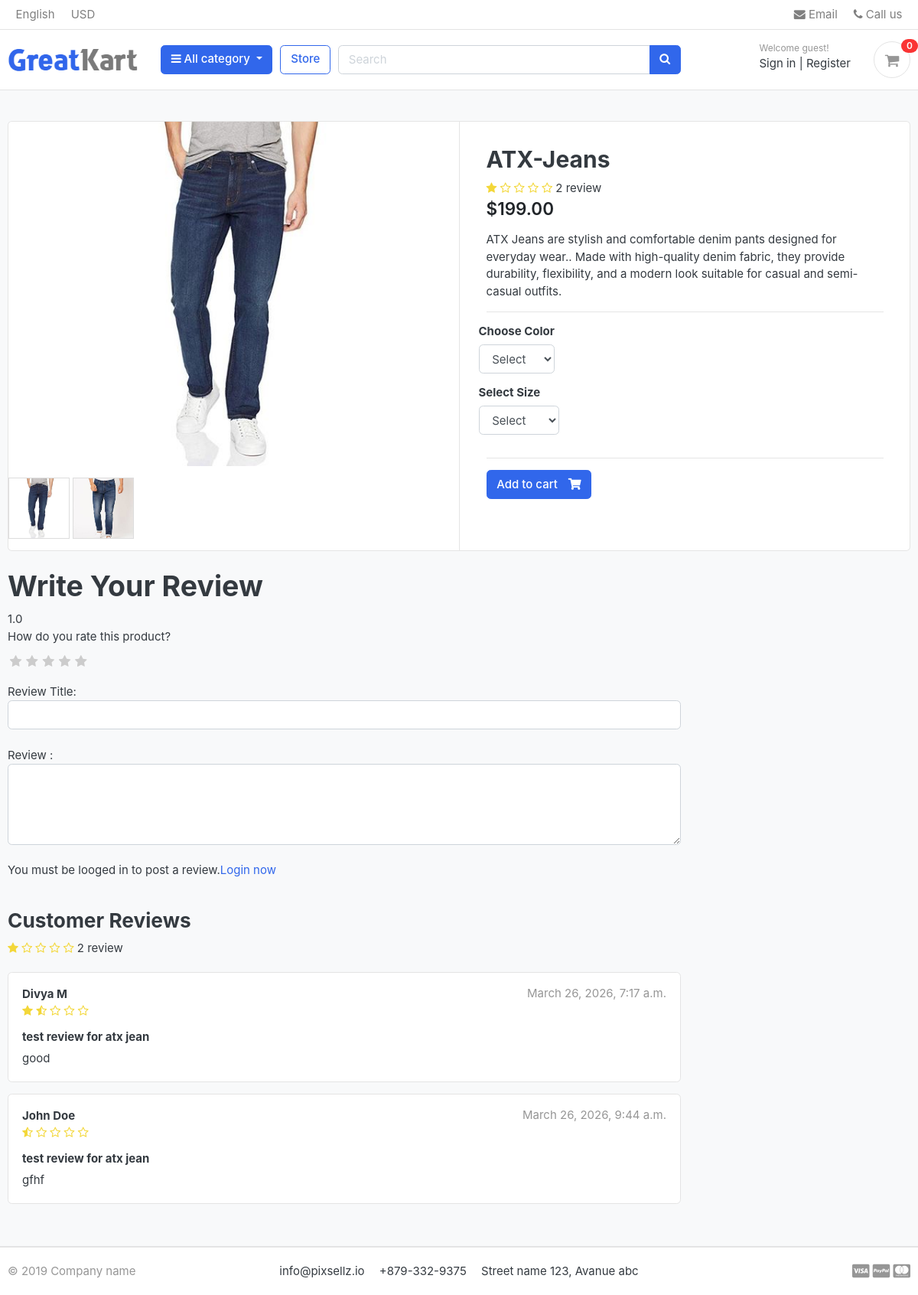
/store/category/jeans/atx-jeans/, run on the app's committed database.
### store/models.py (models this page shows, shortened)
class Product(models.Model):
    product_name = models.CharField(max_length=200,unique=True)
    slug = models.SlugField(max_length=200,unique=True)
    description= models.TextField(max_length=500,blank=True)
    price = models.IntegerField()
    images = models.ImageField(upload_to='photos/products')
    stock = models.IntegerField()
    is_available = models.BooleanField(default=True)
    category = models.ForeignKey('category.Category',on_delete=models.CASCADE)
    created_date = models.DateTimeField(auto_now_add=True)
    modified_date = models.DateTimeField(auto_now=True)
    def averageReview(self):
        reviews = ReviewRating.objects.filter(product = self, status = True).aggregate(average =Avg('rating'))
        avg=0
        if reviews['average'] is not None:
            avg =float(reviews['average'])
        return avg
    def countReview(self):
        reviews = ReviewRating.objects.filter(product = self, status = True).aggregate(count =Count('id'))
        count =0
        if reviews['count'] is not None:
            count =int(reviews['count'])
        return count

class ProductGallery(models.Model):
    product = models.ForeignKey(Product, default=None, on_delete=models.CASCADE)
    image = models.ImageField(upload_to='store/products', max_length=255)
    class Meta:
        verbose_name ='productgallery'
        verbose_name_plural ='product gallery'

class ReviewRating(models.Model):
    product = models.ForeignKey(Product,on_delete=models.CASCADE)
    user =models.ForeignKey(Account,on_delete=models.CASCADE)
    subject = models.CharField(max_length=100,blank=True)
    review = models.TextField(max_length=500,blank=True)
    rating =models.FloatField()
    ip = models.CharField(max_length=20,blank=True)
    status = models.BooleanField(default=True)
    created_at =models.DateTimeField(auto_now_add=True)
    updated_at = models.DateTimeField(auto_now=True)

### accounts/models.py (models this page shows, shortened)
class Account(AbstractUser):
    first_name = models.CharField(max_length=50)
    last_name = models.CharField(max_length=50)
    username = models.CharField(max_length=50,unique=True)
    email = models.CharField(max_length=100,unique=True )
    phone_number = models.CharField(max_length=50)
    date_joined = models.DateTimeField(auto_now_add=True)
    last_login = models.DateTimeField(auto_now_add=True)
    is_admin = models.BooleanField(default = False)
    is_staff = models.BooleanField(default = False)
    is_active = models.BooleanField(default = True)
    is_superadmin = models.BooleanField(default = False)
    USERNAME_FIELD = 'email'
    REQUIRED_FIELDS = ['username','first_name','last_name']
    objects = MyAccountManager()
    def full_name(self):
        return f'{self.first_name} {self.last_name}'
    class Meta:
        verbose_name = 'Account'
        verbose_name_plural = 'Accounts'

### store/views.py (the view)
# urls.py: path('category/<slug:category_slug>/<slug:product_slug>/',views.product_detail, name='product_detail'),
def product_detail(request,category_slug, product_slug):
    try:
        single_product = Product.objects.get(category__slug=category_slug, slug=product_slug)
        in_cart = CartItem.objects.filter(cart__cart_id=_cart_id(request), product=single_product).exists()
    except Exception as e:
        raise e
    if request.user.is_authenticated:
        orderproduct = OrderProduct.objects.filter(
            user=request.user,
            product_id=single_product.id
        ).exists()
    else:
        orderproduct = False
    reviews = ReviewRating.objects.filter(product_id = single_product.id,status =True)
    product_gallery =ProductGallery.objects.filter(product_id = single_product.id)
    context = {
        'single_product': single_product,
        'in_cart': in_cart,
        "orderproduct":orderproduct,
        'reviews':reviews,
        'product_gallery':product_gallery,
    }
    return render(request,'store/product_detail.html', context)

### carts/context_processors.py (called while the page is built)
def counter(request):
    cart_count = 0
    if 'admin' in request.path:
        return {}
    else:
        try:
            cart = Cart.objects.filter(cart_id=_cart_id(request))
            if request.user.is_authenticated:
                cart_items=CartItem.objects.all().filter(user= request.user)
            else:
                cart_items = CartItem.objects.all().filter(cart = cart[:1]) # get the cart items using the cart
            for cart_item in cart_items:
                cart_count += cart_item.quantity
        except Cart.DoesNotExist:
            cart_count = 0
    return dict(cart_count=cart_count)

### carts/views.py (called while the page is built)
def _cart_id(request):
    cart = request.session.session_key
    if not cart:
        cart = request.session.create()
    return cart

### category/context_processors.py (called while the page is built)
def menu_links(request):
    links = Category.objects.all()
    return dict(links =links)

### category/models.py (called while the page is built)
    def get_url(self):
            return reverse('products_by_category',args=[self.slug])

### store/models.py (called while the page is built)
    def colors(self):
        return super(VariationManager,self).filter(variation_category='color', is_active=True)

    def sizes(self):
        return super(VariationManager,self).filter(variation_category='size', is_active=True)

### templates/store/product_detail.html (shortened to what this page needs)
{% extends 'base.html' %}
{% load static %}
{% block content %}
   <section class="section-content padding-y bg">
<div class="container">
<div class="card">
	<div class="row no-gutters">
		<aside class="col-md-6">
<article class="gallery-wrap">
	<div class="img-big-wrap ">
	 <center> <img id="mainImage" src="{{ single_product.images.url }}" class="img-fluid"></center>
	</div>
</article>
<ul class="thumb">
	{% for i in product_gallery %}
<li>
	<a href="{{ single_product.images.url }}" ><img src="{{ single_product.images.url }}" alt="Product Image"></a>
	<a href="{{i.image.url}}" ><img src="{{i.image.url}}" alt="Product Image"></a>
</li>
{% endfor %}
</ul>
		</aside>
		<main class="col-md-6 border-left">
			<form action ="{% url 'add_cart' single_product.id %}" method="POST">
<article class="content-body">
<h2 class="title">{{ single_product.product_name }}</h2>
<div class ="rating-star">
					<span>
						<i class="fa fa-star{% if single_product.averageReview < 0.5 %}-o{% elif  single_product.averageReview >= 0.5  and  single_product.averageReview < 1 %}-half-o{% endif %}" aria-hidden="true"></i>
						<i class="fa fa-star{% if single_product.averageReview < 1.5 %}-o{% elif  single_product.averageReview >= 1.5  and  single_product.averageReview < 2 %}-half-o{% endif %}" aria-hidden="true"></i>
						<i class="fa fa-star{% if single_product.averageReview < 2.5 %}-o{% elif  single_product.averageReview >= 2.5  and  single_product.averageReview < 3 %}-half-o{% endif %}" aria-hidden="true"></i>
						<i class="fa fa-star{% if single_product.averageReview < 3.5 %}-o{% elif  single_product.averageReview >= 3.5  and  single_product.averageReview < 4 %}-half-o{% endif %}" aria-hidden="true"></i>
						<i class="fa fa-star{% if single_product.averageReview < 4.5 %}-o{% elif  single_product.averageReview >= 4.5  and  single_product.averageReview < 5 %}-half-o{% endif %}" aria-hidden="true"></i>
						<span>{{single_product.countReview}} review</span>
					</span>
				</div>
<div class="mb-3">
	<var class="price h4">${{ single_product.price|floatformat:2 }}</var>
</div>
<p>{{ single_product.description }}</p>
<hr>
	<div class="row">
		<div class="item-option-select">
			<h6>Choose Color</h6>
			<select name="color" class ="form-control" required>
				<option value="" disabled selected>Select</option>
			</select>
		</div>
	</div>
	<div class="row">
		<div class="item-option-select">
			<h6>Select Size</h6>
			<select name="size" class ="form-control">
				<option value="" disabled selected>Select</option>
			</select>
			</div>
		</div>
	<hr>
    {% if single_product.stock <= 0 %}
    <h5 class = "text-danger">Out of Stock</h5>
     {% else %}
	<button type ="submit" class="btn  btn-primary"> <span class="text">Add to cart</span> <i class="fas fa-shopping-cart"></i>  </button>
   {% endif %}
</article>
 </form>
		</main>
	</div>
</div>
<br>
<div class="row">
			<div class="col-md-9">
	<form action="{% url 'submit_review' single_product.id %}" method="POST">
		<h1>Write Your Review</h1>
		{{single_product.averageReview}}
		<div>
			 <label for="">How do you rate this product?</label>
			 <br>
			 <div class="rate">
				<input type="radio" name="rating" id ="rating10" value="5" required><label for="rating10" title="5"></label>
				<input type="radio" name="rating" id ="rating8" value="4" required><label for="rating8" title="4"></label>
				<input type="radio" name="rating" id ="rating6" value="3" required><label for="rating6" title="3"></label>
				<input type="radio" name="rating" id ="rating4" value="2" required><label for="rating4" title="2"></label>
				<input type="radio" name="rating" id ="rating2" value="1" required><label for="rating2" title="1"></label>
			 </div>
			 <br>
			 Review Title:
			 <input type="text" class="form-control" name="subject" >
			 <br>
			 Review :
			 <textarea name="review" rows="4" class="form-control" ></textarea>
			<br>
			{% if user.is_authenticated %}
			 	{% if orderproduct %}
			        <input type="submit" value="Submit Review" class="btn btn-primary">
				{% else %}
				<p>You must purchase this product to post a review.</p>
				{% endif %}
			 {% else %}
			 <p>You must be looged in to post a review.<span><a href="{% url 'login' %}">Login now</a></span></p>
			 {% endif %}
		</div>
	</form>
 <br>
 <header class="section-heading">
		<h3>Customer Reviews </h3>
		<div class ="rating-star">
					<span>
						<i class="fa fa-star{% if single_product.averageReview < 0.5 %}-o{% elif  single_product.averageReview >= 0.5  and  single_product.averageReview < 1 %}-half-o{% endif %}" aria-hidden="true"></i>
						<i class="fa fa-star{% if single_product.averageReview < 1.5 %}-o{% elif  single_product.averageReview >= 1.5  and  single_product.averageReview < 2 %}-half-o{% endif %}" aria-hidden="true"></i>
						<i class="fa fa-star{% if single_product.averageReview < 2.5 %}-o{% elif  single_product.averageReview >= 2.5  and  single_product.averageReview < 3 %}-half-o{% endif %}" aria-hidden="true"></i>
						<i class="fa fa-star{% if single_product.averageReview < 3.5 %}-o{% elif  single_product.averageReview >= 3.5  and  single_product.averageReview < 4 %}-half-o{% endif %}" aria-hidden="true"></i>
						<i class="fa fa-star{% if single_product.averageReview < 4.5 %}-o{% elif  single_product.averageReview >= 4.5  and  single_product.averageReview < 5 %}-half-o{% endif %}" aria-hidden="true"></i>
						<span>{{single_product.countReview}} review</span>
					</span>
				</div>
	</header>
	{% for review in reviews %}
	<article class="box mb-3">
		<div class="icontext w-100">
			<div class="text">
				<span class="date text-muted float-md-right">{{review.updated_at}}</span>
				<h6 class="mb-1">{{review.user.full_name}}</h6>
				<div class ="rating-star">
					<span>
						<i class="fa fa-star{% if review.rating == 0.5 %}-half-o{% elif  review.rating < 1 %}-o{% endif %}" aria-hidden="true"></i>
						<i class="fa fa-star{% if review.rating == 1.5 %}-half-o{% elif  review.rating < 2 %}-o{% endif %}" aria-hidden="true"></i>
						<i class="fa fa-star{% if review.rating == 2.5 %}-half-o{% elif  review.rating < 3 %}-o{% endif %}" aria-hidden="true"></i>
						<i class="fa fa-star{% if review.rating == 3.5 %}-half-o{% elif  review.rating < 4 %}-o{% endif %}" aria-hidden="true"></i>
						<i class="fa fa-star{% if review.rating == 4.5 %}-half-o{% elif  review.rating < 5 %}-o{% endif %}" aria-hidden="true"></i>
					</span>
				</div>
			</div>
		</div>
		<div class="mt-3">
			<h6>{{review.subject}}</h6>
			<p>
				{{review.review}}
			</p>
		</div>
	</article>
{% endfor %}
	</div>
</div>
</div>
</section>
{% endblock %}

### greatkart/static/css/ui.css (style rules this page uses)
html { font-family: "Inter", sans-serif; font-size: 15px; }
.content-body { flex: 1 1 auto; padding: 2rem 2.3rem; }
.padding-y { padding-top: 40px; padding-bottom: 40px; }
var { font-style: normal; }
article:after, .form-group:after { display: block; clear: both; content: ""; }
.bg { background-color: #f8f9fa; }
.section-heading { margin-bottom: 20px; margin-top: 15px; }
p:last-child { margin-bottom: 0; }
.btn .text + i { margin-left: 10px; }
.icontext { display: inline-flex; align-items: center; vertical-align: middle; }
.icontext .text { width: 100%; line-height: 1.2; }
.price { font-weight: 600; color: #212529; }
.box { padding: 18px; background: #fff; border-radius: 0.37rem; border: 1px solid #e4e4e4; }
.gallery-wrap .img-big-wrap { margin-bottom: 10px; border-radius: 0.37rem; overflow: hidden; background-color: #fff; }
.gallery-wrap .img-big-wrap img { height: 450px; width: auto; display: inline-block; }
.item-option-select { margin-bottom: 1rem; display: inline-block; margin-right: 15px; }

### greatkart/static/css/custom.css (style rules this page uses)
.rate { display: inline-block; border: 0; position: relative; }
.rate > label { float: right; color: #ccc; cursor: pointer; }
.rate > label:before { display: inline-block; font-size: 1.1rem; font-family: FontAwesome; content: "\f005"; padding: 0.3rem 0.2rem; }
.rating-star i { color :#f3d739 !important; }
.thumb { list-style: none; padding: 0; margin-top: 15px; display: flex; gap: 10px; }
.thumb li { display: inline-block; }
.thumb li img { width: 80px; height: 80px; object-fit: cover; cursor: pointer; border: 1px solid #ddd; }

### data on the page
Product: images (picture), product_name "ATX-Jeans", countReview "2", price "199.00", description "ATX Jeans are stylish and comfortable denim pants designed for everyday wear.. Made with high-quality denim fabric, they provide durability, flexibility, and a modern look suitable for casual and semi-casual outfits.", averageReview "1.0"
ProductGallery: images (picture), image (picture)
ReviewRating: updated_at "March 26, 2026, 7:17 a.m.", user.full_name "Divya M", rating 1.5 (drawn), subject "test review for atx jean", review "good"
ReviewRating: updated_at "March 26, 2026, 9:44 a.m.", user.full_name "John Doe", rating 0.5 (drawn), subject "test review for atx jean", review "gfhf"

### other printed values
{{ cart_count }} "0"
